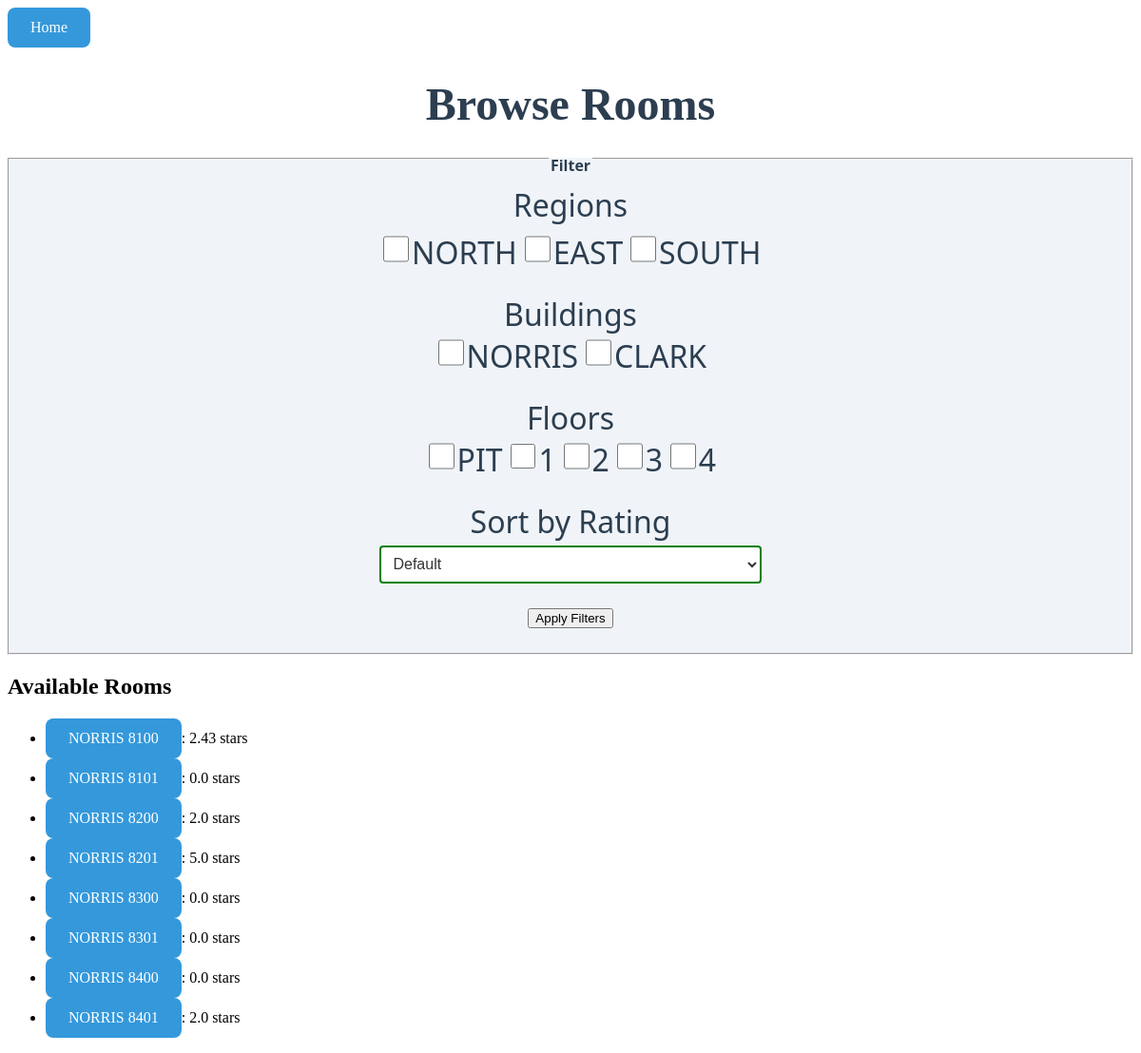
The page /browse/ on the database its author committed.
### browse/models.py (models this page shows, shortened)
class Building(models.Model):
    name = models.CharField(max_length = MAXLEN)
    cluster = models.CharField(max_length = MAXLEN)
    region = models.CharField(max_length = MAXLEN)
    num_floors = models.IntegerField(default = 0)
    has_pit = models.BooleanField(default = False)

class Room(models.Model):
    building = models.ForeignKey(Building, related_name="rooms", on_delete=models.CASCADE)
    floor = models.IntegerField(editable = False)
    number = models.IntegerField(default = 0000)
    avg_rating = models.FloatField(default = 0)
    class Meta:
        constraints = [
            models.UniqueConstraint(
                fields = ['building', 'number'],
                name = 'unique_room_in_building'
            )
        ]

### browse/views.py (the view)
# urls.py: path("", views.rooms, name = "rooms"),
def rooms(request):
    selected_regions = request.GET.getlist('region')
    selected_buildings = request.GET.getlist('building')
    selected_floors = request.GET.getlist('floor')
    sort = request.GET.get('sort')
    selected_floors_filter = ["0" if item == "PIT" else item for item in selected_floors]
    if selected_regions:
        room_list = Room.objects.filter(building__region__in=selected_regions)
    if selected_buildings:
        room_list = Room.objects.filter(building__name__in=selected_buildings)
    if selected_floors:
        room_list = Room.objects.filter(floor__in=selected_floors_filter)
    if not (selected_regions or selected_buildings or selected_floors):
        room_list = Room.objects.all()
    if sort == "asc":
        room_list = room_list.order_by('avg_rating')
    if sort == "desc":
        room_list = room_list.order_by('-avg_rating')
    region_list = ["NORTH", "EAST", "SOUTH"]
    building_list = Building.objects.all()
    floor_list = ["PIT", "1", "2", "3", "4"]
    context = {"selected_regions": selected_regions,
               "region_list": region_list,
               "selected_buildings": selected_buildings,
               "building_list": building_list,
               "selected_floors": selected_floors,
               "floor_list": floor_list,
               "room_list": room_list,
               "sort": sort}
    return render(request, "browse/rooms.html", context)

### browse/templates/browse/rooms.html (shortened to what this page needs)
<!-- {% load static %}
<script src="{% static 'browse/update_rooms.js' %}"></script> -->
{% load static %}
<link rel="stylesheet" href="{% static 'browse/rooms.css' %}">
<a href="/home/"> Home </a>
<h1>Browse Rooms</h1>
<fieldset>
    <legend><h3>Filter</h3></legend>
    <label>Regions</label>
    <form id="filters" action="{% url 'browse:rooms' %}" method="get">
    {% if region_list %}
        {% for region in region_list %}
            <label><input type="checkbox" name="region" value="{{ region }}" {% if region in selected_regions %} checked {% endif %}>{{ region }}</label>
        {% endfor %}
    {% else %}
        <p value="none">No regions to display</p>
    {% endif %}
    <br><br>
    <label>Buildings</label>
    <br>
    {% if building_list %}
        {% for building in building_list %}
            <label><input type="checkbox" name="building" value="{{ building.name }}" {% if building.name in selected_buildings %} checked {% endif %}>{{ building.name }}</label>
        {% endfor %}
    {% else %}
        <p value="none">No buildings to display</p>
    {% endif %}
    <br><br>
    <label>Floors</label>
    <br>
    {% if floor_list %}
        {% for floor in floor_list %}
            <label><input type="checkbox" name="floor" value="{{ floor }}" {% if floor in selected_floors %} checked {% endif %}>{{ floor }}</label>
        {% endfor %}
    {% else %}
        <p value="none">No floors to display</p>
    {% endif %}
    <br><br>
    <label>Sort by Rating</label><br>
    <select name="sort">
            <option value="" {% if sort == "" %}selected{% endif %}>Default</option>
        </select>
        <br><br>
    <button type="submit">Apply Filters</button>
    </form>
</fieldset>
<h2>Available Rooms</h2>
{% if room_list %}
    <ul>
    {% for room in room_list %}
        <li><a href="/browse/{{ room.building.name }}/{{ room.number }}">{{ room.building.name }} {{ room.number }}</a>: {{ room.avg_rating }} stars</li>
    {% endfor %}
    </ul>
{% else %}
<p>No rooms are available</p>
{% endif %}

### browse/static/browse/rooms.css (style rules this page uses)
fieldset { background-color: #f0f4f8; font-family: 'Segoe UI', Tahoma, Verdana, sans-serif; display: flex; flex-direction: column; align-items: center; justify-content: center; margin: 0; text-align: center; }
label { text-align: center; font-size: 2em; color: #2c3e50; margin-bottom: 0.2em; }
input[type="checkbox"] { width: 2em; height: 2rem; accent-color: green; }
select[name="sort"] { width: 100%; padding: 0.5em; font-size: 1rem; border: 2px solid green; border-radius: 4px; background-color: white; color: #333; accent-color: green; cursor: pointer; height: 2.5rem; margin: 0.25rem 0; }
select[name="sort"] option { padding: 0.5em; background-color: white; color: #333; }
select[name="sort"] option:checked { background-color: green; color: white; }
h1 { text-align: center; font-size: 3em; color: #2c3e50; margin-bottom: 0.2em; }
h3 { font-size: 1em; color: #2c3e50; margin-bottom: 0.2em; }
a { text-decoration: none; color: white; background-color: #3498db; padding: 12px 24px; border-radius: 8px; transition: background-color 0.3s ease; display: inline-block; }

### rows shown on the page
Building: name "NORRIS"
Building: name "CLARK"
Room: building.name "NORRIS", number "8100", avg_rating "2.43"
Room: building.name "NORRIS", number "8101", avg_rating "0.0"
Room: building.name "NORRIS", number "8200", avg_rating "2.0"
Room: building.name "NORRIS", number "8201", avg_rating "5.0"
Room: building.name "NORRIS", number "8300", avg_rating "0.0"
Room: building.name "NORRIS", number "8301", avg_rating "0.0"
Room: building.name "NORRIS", number "8400", avg_rating "0.0"
Room: building.name "NORRIS", number "8401", avg_rating "2.0"

### other values the page prints
{{ region }} "NORTH" "EAST" "SOUTH"
{{ floor }} "PIT" "1" "2" "3" "4"
